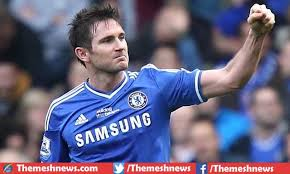
#> input picture Lab02/images.jpg, 290 x 174 px
$ python lab02_2.py
#> lines starting #> are read from the running program, lines starting #| are printed output that depends on the picture
import cv2
import numpy as np


#=========================================
def __addition__(I1, I2):
    (h1,w1) =  I1.shape
    (h2,w2) =  I2.shape
    add_img = np.ones([h1,w1],dtype=np.uint8)
    for i in range(h1-1):
        for j in range(w1-1):
            l =  int(I1[i][j]) + int(I2[i][j])
            if l > 255:
                l = 255
            add_img[i][j] = l

    return add_img

#=========================================


#=========================================
def __substraction__(I1, I2):
    (h1,w1) =  I1.shape
    (h2,w2) =  I2.shape
    sub_img = np.ones([h1,w1],dtype=np.uint8)
    for i in range(h1):
        for j in range(w1):
            l  = int(I1[i][j]) - int(I2[i][j])
            if l < 0:
                l = 0
            sub_img[i][j] = l
    return sub_img

#=========================================


image1   =  raw_input("Enter the image 1(rabbit.jpg): ")
#> the answer given: images.jpg
image2   =  raw_input("Enter the image 2(monkey.jpg): ");
#> the answer given: monkey.jpg

#read a image
img1    = cv2.imread(image1, 0)
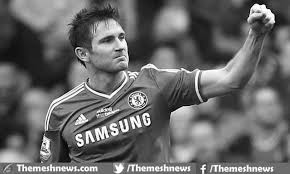
#> img1: shape (174, 290); min 0, max 255, mean 103.6
img2    = cv2.imread(image2, 0)
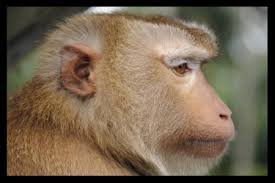
#> input picture Lab02/monkey.jpg, 275 x 183 px
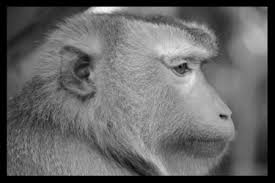
#> img2: shape (183, 275); min 0, max 249, mean 102.4

added_img = __addition__(img1, img2)
#> after the loop in __addition__, `for i in range(h1-1):`:
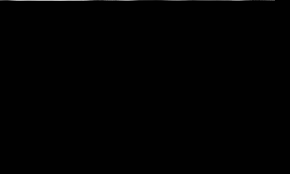
#> add_img: shape (174, 290); min 1, max 186, mean 1.5
#> (the run stopped early here; a loop or call above may not have finished)
